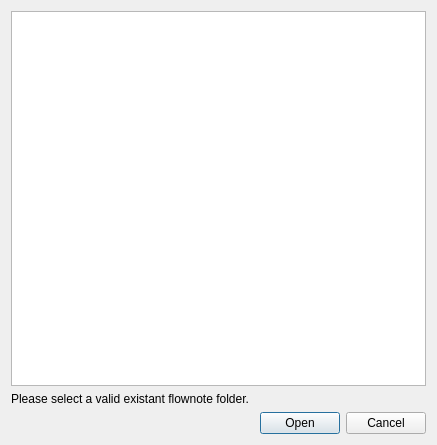
<?xml version="1.0" encoding="UTF-8"?>
<ui version="4.0">
 <class>folderDialog</class>
 <widget class="QDialog" name="folderDialog">
  <property name="geometry">
   <rect>
    <x>0</x>
    <y>0</y>
    <width>437</width>
    <height>445</height>
   </rect>
  </property>
  <property name="windowTitle">
   <string>Dialog</string>
  </property>
  <layout class="QVBoxLayout" name="verticalLayout">
   <item>
    <widget class="QTreeView" name="tree"/>
   </item>
   <item>
    <widget class="QLabel" name="label">
     <property name="text">
      <string>Please select a valid existant flownote folder.</string>
     </property>
    </widget>
   </item>
   <item>
    <widget class="QDialogButtonBox" name="btns">
     <property name="orientation">
      <enum>Qt::Horizontal</enum>
     </property>
     <property name="standardButtons">
      <set>QDialogButtonBox::Cancel|QDialogButtonBox::Open</set>
     </property>
    </widget>
   </item>
  </layout>
 </widget>
 <resources/>
 <connections>
  <connection>
   <sender>btns</sender>
   <signal>accepted()</signal>
   <receiver>folderDialog</receiver>
   <slot>accept()</slot>
   <hints>
    <hint type="sourcelabel">
     <x>248</x>
     <y>254</y>
    </hint>
    <hint type="destinationlabel">
     <x>157</x>
     <y>274</y>
    </hint>
   </hints>
  </connection>
  <connection>
   <sender>btns</sender>
   <signal>rejected()</signal>
   <receiver>folderDialog</receiver>
   <slot>reject()</slot>
   <hints>
    <hint type="sourcelabel">
     <x>316</x>
     <y>260</y>
    </hint>
    <hint type="destinationlabel">
     <x>286</x>
     <y>274</y>
    </hint>
   </hints>
  </connection>
 </connections>
</ui>
